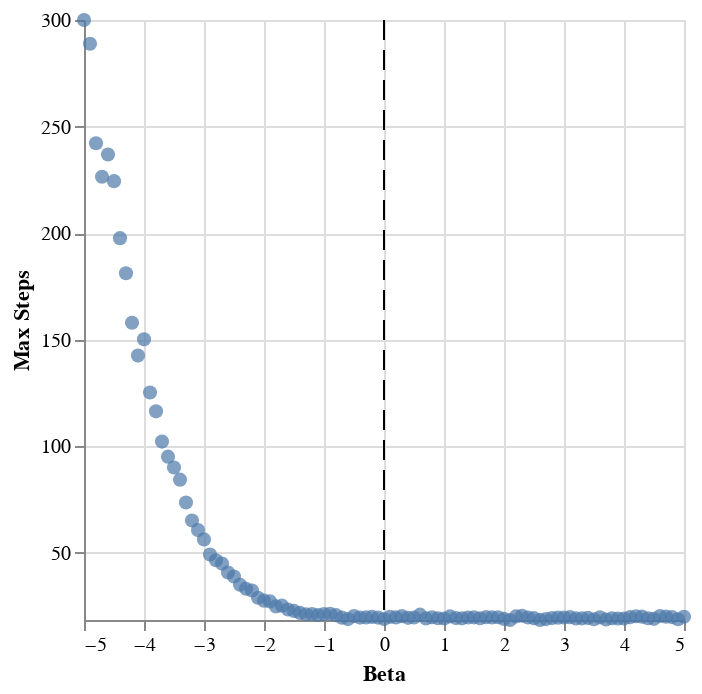

Here is the notebook cell this chart was saved with:
### Code cell
b2+rule

### Figure 1 — Vega-Lite specification as saved in the notebook (floating-point values rounded to 4 significant figures)
{"config": {"view": {"continuousWidth": 300, "continuousHeight": 300}}, "layer": [{"mark": {"type": "circle", "size": 50}, "encoding": {"x": {"axis": {"title": "Beta"}, "field": "beta", "scale": {"domain": [-5, 5]}, "type": "quantitative"}, "y": {"axis": {"title": "Max Steps"}, "field": "mean_step", "scale": {"domain": [18.32, 300.1]}, "type": "quantitative"}}}, {"mark": {"type": "rule", "color": "black", "opacity": 1, "strokeDash": [10, 5], "width": 2}, "encoding": {"x": {"aggregate": "mean", "field": "beta", "type": "quantitative"}}}], "data": {"name": "data-e6f3248cf0e71afe6937f91cdd69fec8"}, "height": 300, "width": 300, "$schema": "https://vega.github.io/schema/vega-lite/v5.6.1.json", "datasets": {"data-e6f3248cf0e71afe6937f91cdd69fec8": [{"beta": -5.0, "mean_step": 300.1, "mean_seg": 0.7324}, {"beta": -4.9, "mean_step": 289.0, "mean_seg": 0.7327}, {"beta": -4.8, "mean_step": 242.2, "mean_seg": 0.7324}, {"beta": -4.7, "mean_step": 226.5, "mean_seg": 0.7335}, {"beta": -4.6, "mean_step": 237.0, "mean_seg": 0.7349}, {"beta": -4.5, "mean_step": 224.4, "mean_seg": 0.7341}, {"beta": -4.4, "mean_step": 197.7, "mean_seg": 0.7344}, {"beta": -4.3, "mean_step": 181.2, "mean_seg": 0.7362}, {"beta": -4.2, "mean_step": 157.9, "mean_seg": 0.7351}, {"beta": -4.1, "mean_step": 142.5, "mean_seg": 0.7353}, {"beta": -4.0, "mean_step": 150.1, "mean_seg": 0.7362}, {"beta": -3.9, "mean_step": 125.2, "mean_seg": 0.7383}, {"beta": -3.8, "mean_step": 116.3, "mean_seg": 0.7381}, {"beta": -3.7, "mean_step": 102.1, "mean_seg": 0.7405}, {"beta": -3.6, "mean_step": 95.03, "mean_seg": 0.7425}, {"beta": -3.5, "mean_step": 89.93, "mean_seg": 0.7429}, {"beta": -3.4, "mean_step": 84.25, "mean_seg": 0.745}, {"beta": -3.3, "mean_step": 73.52, "mean_seg": 0.7453}, {"beta": -3.2, "mean_step": 65.04, "mean_seg": 0.7446}, {"beta": -3.1, "mean_step": 60.55, "mean_seg": 0.7463}, {"beta": -3.0, "mean_step": 56.17, "mean_seg": 0.7493}, {"beta": -2.9, "mean_step": 49.1, "mean_seg": 0.7478}, {"beta": -2.8, "mean_step": 46.38, "mean_seg": 0.7514}, {"beta": -2.7, "mean_step": 44.81, "mean_seg": 0.7534}, {"beta": -2.6, "mean_step": 40.64, "mean_seg": 0.755}, {"beta": -2.5, "mean_step": 38.76, "mean_seg": 0.7567}, {"beta": -2.4, "mean_step": 34.9, "mean_seg": 0.761}, {"beta": -2.3, "mean_step": 33.0, "mean_seg": 0.7635}, {"beta": -2.2, "mean_step": 32.2, "mean_seg": 0.7646}, {"beta": -2.1, "mean_step": 28.77, "mean_seg": 0.7656}, {"beta": -2.0, "mean_step": 27.42, "mean_seg": 0.7695}, {"beta": -1.9, "mean_step": 27.04, "mean_seg": 0.7723}, {"beta": -1.8, "mean_step": 24.69, "mean_seg": 0.7715}, {"beta": -1.7, "mean_step": 25.05, "mean_seg": 0.7745}, {"beta": -1.6, "mean_step": 23.24, "mean_seg": 0.7782}, {"beta": -1.5, "mean_step": 22.58, "mean_seg": 0.7811}, {"beta": -1.4, "mean_step": 21.66, "mean_seg": 0.7818}, {"beta": -1.3, "mean_step": 21.02, "mean_seg": 0.7851}, {"beta": -1.2, "mean_step": 21.14, "mean_seg": 0.786}, {"beta": -1.1, "mean_step": 20.69, "mean_seg": 0.7848}, {"beta": -1.0, "mean_step": 21.12, "mean_seg": 0.7879}, {"beta": -0.9, "mean_step": 21.24, "mean_seg": 0.7874}, {"beta": -0.8, "mean_step": 20.58, "mean_seg": 0.7883}, {"beta": -0.7, "mean_step": 19.41, "mean_seg": 0.7906}, {"beta": -0.6, "mean_step": 18.75, "mean_seg": 0.791}, {"beta": -0.5, "mean_step": 20.17, "mean_seg": 0.7912}, {"beta": -0.4, "mean_step": 19.44, "mean_seg": 0.7917}, {"beta": -0.3, "mean_step": 19.55, "mean_seg": 0.7931}, {"beta": -0.2, "mean_step": 19.77, "mean_seg": 0.7913}, {"beta": -0.1, "mean_step": 19.44, "mean_seg": 0.7911}, {"beta": -0.0, "mean_step": 18.77, "mean_seg": 0.7933}, {"beta": 0.1, "mean_step": 19.79, "mean_seg": 0.7937}, {"beta": 0.2, "mean_step": 19.55, "mean_seg": 0.7922}, {"beta": 0.3, "mean_step": 20.11, "mean_seg": 0.7949}, {"beta": 0.4, "mean_step": 19.34, "mean_seg": 0.7942}, {"beta": 0.5, "mean_step": 19.48, "mean_seg": 0.7923}, {"beta": 0.6, "mean_step": 20.83, "mean_seg": 0.7972}, {"beta": 0.7, "mean_step": 19.05, "mean_seg": 0.7936}, {"beta": 0.8, "mean_step": 19.63, "mean_seg": 0.7947}, {"beta": 0.9, "mean_step": 19.15, "mean_seg": 0.7935}, {"beta": 1.0, "mean_step": 19.03, "mean_seg": 0.7938}, {"beta": 1.1, "mean_step": 19.99, "mean_seg": 0.797}, {"beta": 1.2, "mean_step": 19.22, "mean_seg": 0.7973}, {"beta": 1.3, "mean_step": 19.1, "mean_seg": 0.7959}, {"beta": 1.4, "mean_step": 19.49, "mean_seg": 0.7967}, {"beta": 1.5, "mean_step": 19.56, "mean_seg": 0.7972}, {"beta": 1.6, "mean_step": 19.15, "mean_seg": 0.7941}, {"beta": 1.7, "mean_step": 19.66, "mean_seg": 0.7945}, {"beta": 1.8, "mean_step": 19.52, "mean_seg": 0.7975}, {"beta": 1.9, "mean_step": 19.61, "mean_seg": 0.7977}, {"beta": 2.0, "mean_step": 18.84, "mean_seg": 0.7955}, {"beta": 2.1, "mean_step": 18.32, "mean_seg": 0.798}, {"beta": 2.2, "mean_step": 20.0, "mean_seg": 0.798}, {"beta": 2.3, "mean_step": 20.31, "mean_seg": 0.7996}, {"beta": 2.4, "mean_step": 19.48, "mean_seg": 0.7995}, {"beta": 2.5, "mean_step": 19.19, "mean_seg": 0.7996}, {"beta": 2.6, "mean_step": 18.35, "mean_seg": 0.7996}, {"beta": 2.7, "mean_step": 18.76, "mean_seg": 0.7996}, {"beta": 2.8, "mean_step": 19.21, "mean_seg": 0.7999}, {"beta": 2.9, "mean_step": 19.41, "mean_seg": 0.7986}, {"beta": 3.0, "mean_step": 19.51, "mean_seg": 0.8007}, {"beta": 3.1, "mean_step": 19.65, "mean_seg": 0.8009}, {"beta": 3.2, "mean_step": 19.08, "mean_seg": 0.8008}, {"beta": 3.3, "mean_step": 19.1, "mean_seg": 0.7988}, {"beta": 3.4, "mean_step": 19.31, "mean_seg": 0.8015}, {"beta": 3.5, "mean_step": 18.67, "mean_seg": 0.7991}, {"beta": 3.6, "mean_step": 19.59, "mean_seg": 0.8008}, {"beta": 3.7, "mean_step": 18.57, "mean_seg": 0.8026}, {"beta": 3.8, "mean_step": 19.14, "mean_seg": 0.8036}, {"beta": 3.9, "mean_step": 19.02, "mean_seg": 0.8011}, {"beta": 4.0, "mean_step": 19.0, "mean_seg": 0.8025}, {"beta": 4.1, "mean_step": 19.65, "mean_seg": 0.8013}, {"beta": 4.2, "mean_step": 20.09, "mean_seg": 0.8018}, {"beta": 4.3, "mean_step": 19.89, "mean_seg": 0.8018}, {"beta": 4.4, "mean_step": 19.13, "mean_seg": 0.8038}, {"beta": 4.5, "mean_step": 18.86, "mean_seg": 0.8037}, {"beta": 4.6, "mean_step": 20.22, "mean_seg": 0.8036}, {"beta": 4.7, "mean_step": 19.9, "mean_seg": 0.8023}, {"beta": 4.8, "mean_step": 19.69, "mean_seg": 0.8043}, {"beta": 4.9, "mean_step": 18.65, "mean_seg": 0.8042}, {"beta": 5.0, "mean_step": 19.84, "mean_seg": 0.8048}]}}
